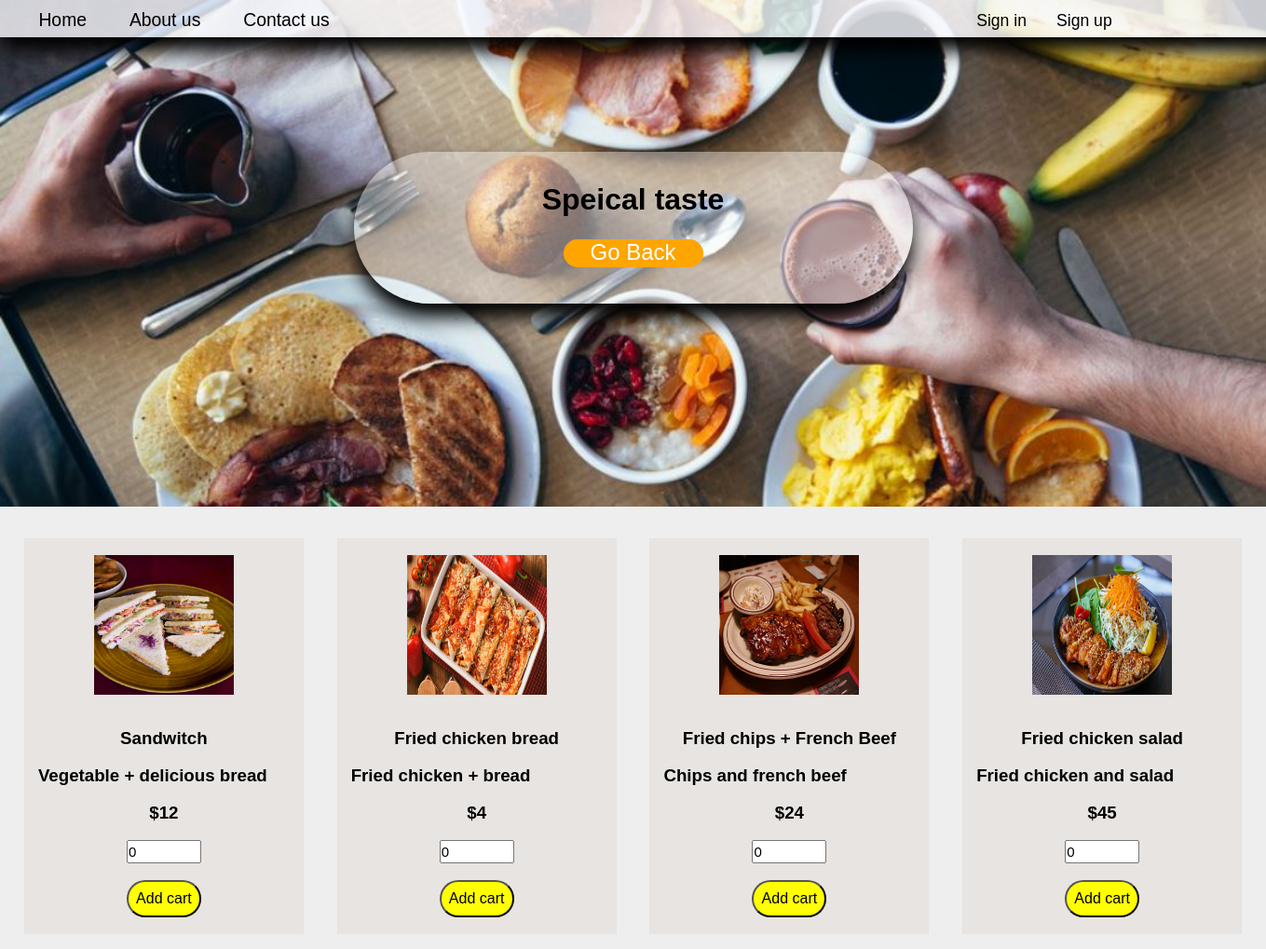
Page /menu.php?detail=25 on the committed database.
### tables this page shows
CREATE TABLE `category` (
  `id` int(100) NOT NULL,
  `name` text NOT NULL,
  `image` text NOT NULL
);

CREATE TABLE `menu` (
  `id` int(100) NOT NULL,
  `foodname` text NOT NULL,
  `foodimage` text NOT NULL,
  `description` text NOT NULL,
  `price` double NOT NULL,
  `category` int(255) NOT NULL
);

### menu.php (the view, shortened to what this page needs)
<?php
   include("admin/functions/connection.php");
   $c=$_GET['detail'];
?>
<html>
    <head>
    	<link href="pages style/front.css"  rel="stylesheet" />
	</head>
	<body>
		<div id="backgroundimage">
		   <?php include("header.php"); ?>
           <div style="height: 30%; min-height: 30%;"></div>
		   <div id="welcometitle">
		   	  <div id="content">
                <div style="height: 20%; min-height: 20%; "></div>
		      <h1 id="title">
                            <?php
                                $query = "select * from category where id=$c";
                                $category = mysqli_query($con, $query);
                                $categoryname=mysqli_fetch_assoc($category);
                                echo $categoryname['name'];
                            ?>
                      </h1>
                  <div style="height: 15%; min-height: 15%; "></div>
		          <div id="order">
		          	<a href="users.php" id="order">Go Back</a>
		          </div>
		      </div>
		   </div>
		</div>
      <br id="menu">
       <table class="table" width="100%" align="center" >
        <?php
         $query="select * from menu where category=$c order by id asc";
         $result= mysqli_query($con,$query);
         $i=1;
         while($row = mysqli_fetch_array($result))
         {
            if($i==1)
            {
                ++$i;
         ?>
               <tr>
                 <td align="center">
                  <div>
                   <?php
                       echo '<div class="menu" id="'.$row['id'].'">';
                   ?>
                       <form method="post">
                   <?php
                         echo "<div><br><img src='{$row['foodimage']}' width='150px'' height='150px'/></div><br><br>";
                         echo "<h3 align='center' id=usersmenu>".$row['foodname']."</h3><br>";
                         echo "<h3 align='left' id=description>".$row['description']."</h3><br>";
                         echo "<h3 align='center' id=usersmenu>$".$row['price']."</h3><br>";
                    ?>
                      <input type="number" name="quantity" id="quantity" min="1" value="0"><br><br>
                      <input type="submit" name="<?php echo $row['id'];?>" value="Add cart" id="cart">
                      <br><br>
                      </form>
                  </div>
                 </td>
         <?php
            }
            else if($i>1 && $i<4)
            {
               ++$i;
         ?>
                  <td align="center">
                  <div>
                    <?php
                       echo '<div class="menu" id="'.$row['id'].'">';
                   ?>
                       <form method="post">
                   <?php
                         echo "<div><br><img src='{$row['foodimage']}' width='150px'' height='150px'/></div><br><br>";
                         echo "<h3 align='center' id=usersmenu>".$row['foodname']."</h3><br>";
                         echo "<h3 align='left' id=description>".$row['description']."</h3><br>";
                         echo "<h3 align='center' id=usersmenu>$".$row['price']."</h3><br>";
                    ?>
                      <input type="number" name="quantity" id="quantity" min="1" value="0"><br><br>
                      <input type="submit" name="<?php echo $row['id'];?>" value="Add cart" id="cart">
                      <br><br>
                      </form>
                  </div>
                  </td>
         <?php
            }
            else if($i==4)
            {
               $i=1;
         ?>
                  <td align="center">
                  <div>
                  <?php
                       echo '<div class="menu" id="'.$row['id'].'">';
                   ?>
                       <form method="post">
                   <?php
                         echo "<div><br><img src='{$row['foodimage']}' width='150px'' height='150px'/></div><br><br>";
                         echo "<h3 align='center' id=usersmenu>".$row['foodname']."</h3><br>";
                         echo "<h3 align='left' id=description>".$row['description']."</h3><br>";
                         echo "<h3 align='center' id=usersmenu>$".$row['price']."</h3><br>";
                    ?>
                      <input type="number" name="quantity" id="quantity" min="1" value="0"><br><br>
                      <input type="submit" name="<?php echo $row['id'];?>" value="Add cart" id="cart">
                      <br><br>
                      </form>
                  </div>
                  </td>
               </tr>
         <?php
            }
         }
         ?>
      </table>
	</body>
</html>

### header.php
<html>
<body>
	<link href="pages style/header.css"  rel="stylesheet" />
			<div id="selectionmenu">
				<ul>
					<div style="height: 10px;"></div>
					<li id="home"><a  class="text" href="users.php">Home</a></li>
					<li id="aboutus"><a  class="text" href="about.php">About us</a></li>
					<li id="contactus"><a  class="text" href="contact.php">Contact us</a></li>
				    <?php
					   if(isset($_SESSION['username']))
					   {
					?>
					     <li id="hi">Hi,</li>
					     <li id="userid"><a href="userdash.php" style="text-decoration: none; color: red"><?php echo $_SESSION['username'];?></a></li>
					     <li id="cart"><a class="text" href="cart.php">Cart (<?php
					     	   $username=$_SESSION['username'];
					     	   $id=$_SESSION['id'];
					     	   $query = "select * from forder where userid=$id and status=0 " ;
                               $result = mysqli_query($con, $query);
                               $resulta=mysqli_fetch_array($result);
                               $n=0;
                               if($resulta)
                               {
                               	   $forderid=$resulta['id'];
                                   $query = "select * from dorder where orderid=$forderid";
                                   $r = mysqli_query($con, $query);
                                   $n = mysqli_num_rows($r);
                               }
                               echo $n;
					     	?>)</a>
					     </li>
					     <li id="logout"><a class="text" href="logout.php">Sign out</a>
					<?php
					   }
					   else
					   {
					?>
					   <li id="login"><a  class="text" href="login.php">Sign in</a></li>
					   <li id="signin"><a  class="text" href="signup.php">Sign up</a></li>
					<?php
					   }
					?>
				</ul>
			</div>
</body>
</html>

### pages style/front.css (style rules this page uses)
* { padding: 0; margin:0; box-sizing: border-box; }
body { background:#eee; font-family:sans-serif; width:100%; min-width:1349px; height:100%; min-height: 640px; }
div#backgroundimage { width: 100%; height: 68%; min-width: 1349px; min-height: 500px; background-image: url("../images/1.JPG"); background-size: cover; }
div#welcometitle { width: 100%; height: 100%; min-width: 1349px; min-height: 500px; }
div#content { width: 40%; height: 30%; min-width: 600px; min-height: 150px; text-align: center; background: rgba(255,255,255,.4); box-shadow: 0 15px 20px rgba(0,0,0,2); border-radius: 200px; margin:0 auto; }
h1#title { color: Black; font-size: 200%; text-align: center; }
div#order { width: 150px; height: 30px; min-width: 150px; min-height: 30px; border-radius: 50px; background-color: orange; margin: 0 auto; }
a#order { position: relative; text-align: center; color: white; font-size: 150%; text-decoration: none; }
.table { border-collapse: separate; border-spacing: 1rem; }
h3#usersmenu { color: black; }
h3#description { margin-left: 15px; color: black; }
.menu { background-color: #E7E4E1; width: 300px; min-width: 300px; height: auto; min-height: 300px; }
input#cart { width: 80px; height: 40px; background-color: yellow; border-radius: 200px; font-size: 16px; }
input#quantity { width: 80px; height: 25px; font-size: 15px; }

### pages style/header.css (style rules this page uses)
div#selectionmenu { width: 100%; min-width: 1380px; height:40px; min-height:40px; background: rgba(250,250,255,.8); box-shadow: 0 15px 20px rgba(0,0,0,2); position: fixed; }
li { display: inline; }
.text { text-decoration: none; color: black; font-size: 110%; }
li#home { margin-left:3%; font-size: 110%; }
li#contactus { margin-left:3%; font-size: 110%; }
li#aboutus { margin-left:3%; font-size: 110%; }
li#login { margin-left: 50%; }
li#signin { margin-left: 2%; }

### rows in the picture
category: name "Speical taste"
menu: foodimage (picture), foodname "Sandwitch", description "Vegetable + delicious bread", price "12"
menu: foodimage (picture), foodname "Fried chicken bread", description "Fried chicken + bread", price "4"
menu: foodimage (picture), foodname "Fried chips + French Beef", description "Chips and french beef", price "24"
menu: foodimage (picture), foodname "Fried chicken salad", description "Fried chicken and salad", price "45"
